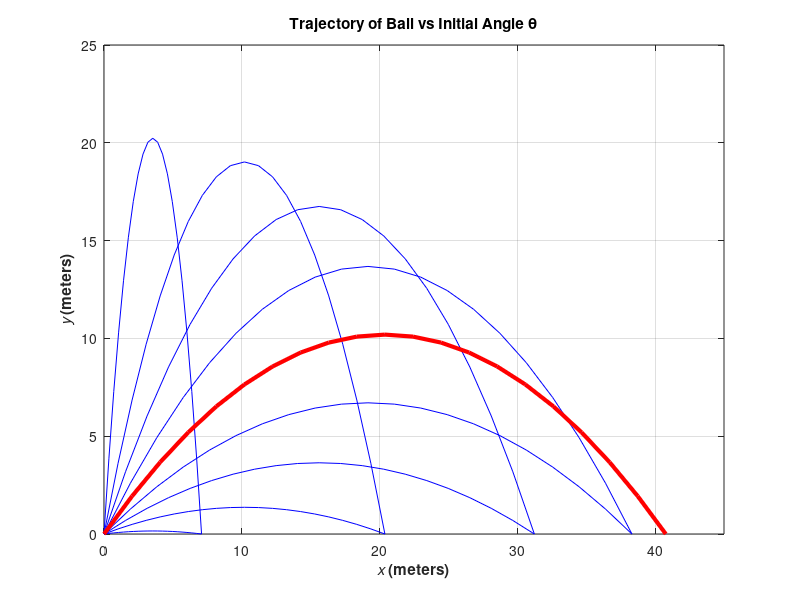

This figure's MATLAB source:
% Script file: ball.m
%
% Purpose:
% This program calculates the distance traveled by a ball
% thrown at a specified angle "theta" and a specified
% velocity "vo" from a point on the surface of the Earth,
% ignoring air friction and the Earth's curvature. It
% calculates the angle yielding maximum range, and also
% plots selected trajectories.
%
% Record of revisions:
% Date Programmer Description of change
% ==== ========== =====================
% 12/10/97 S. J. Chapman Original code
%
% Define variables:
% conv Degrees to radians conv factor
% gravity Accel. due to gravity (m/s^2)
% ii, jj Loop index
% index Location of maximum range in array
% maxangle Angle that gives maximum range (deg)
% maxrange Maximum range (m)
% range Range for a particular angle (m)
% time Time(s)
% theta Initial angle (deg)
% traj_time Total trajectory time (s)
% vo Initial velocity (m/s)
% vxo Xcomponent of initial velocity (m/s)
% vyo Ycomponent of initial velocity (m/s)
% x Xposition of ball (m)
% y Yposition of ball (m)
% Constants
conv = pi / 180; % Degreestoradians conversion factor
g = -9.81; % Accel. due to gravity
vo = 20; % Initial velocity
%Create an array to hold ranges
range = zeros(1,91); % Calculate maximum ranges
for ii = 1:91
theta = ii - 1;
vxo = vo * cos(theta*conv);
vyo = vo * sin(theta*conv);
traj_time = -2 * vyo / g;
range(ii) = vxo * traj_time;
end
% Write out table of ranges
fprintf ('Range versus angle theta:\n');
for ii = 1:91
theta = ii - 1;
fprintf(' %2d %8.4f\n',theta, range(ii));
end
% Calculate the maximum range and angle
[maxrange index] = max(range);
maxangle = index - 1;
fprintf ('\nMax range is %8.4f at %2d degrees.\n',maxrange, maxangle);
% Now plot the trajectories
for ii = 5:10:85
% Get velocities and max time for this angle
theta = ii;
vxo = vo * cos(theta*conv);
vyo = vo * sin(theta*conv);
traj_time = -2 * vyo / g;
% Calculate the (x,y) positions
x = zeros(1,21);
y = zeros(1,21);
for jj = 1:21
time = (jj - 1) * traj_time/20;
x(jj) = vxo * time;
y(jj) = vyo * time + 0.5 * g * time^2;
end
plot(x,y,'b');
if ii == 5
hold on;
end
end
% Add titles and axis lables
title ('\bfTrajectory of Ball vs Initial Angle \theta');
xlabel ('\bf\itx \rm\bf(meters)');
ylabel ('\bf\ity \rm\bf(meters)');
axis ([0 45 0 25]);
grid on;
% Now plot the max range trajectory
vxo = vo * cos(maxangle*conv);
vyo = vo * sin(maxangle*conv);
traj_time = -2 * vyo / g;
% Calculate the (x,y) positions
x = zeros(1,21);
y = zeros(1,21);
for jj = 1:21
time = (jj - 1) * traj_time/20;
x(jj) = vxo * time;
y(jj) = vyo * time + 0.5 * g * time^2;
end
plot(x,y,'r','LineWidth',3.0);
hold off